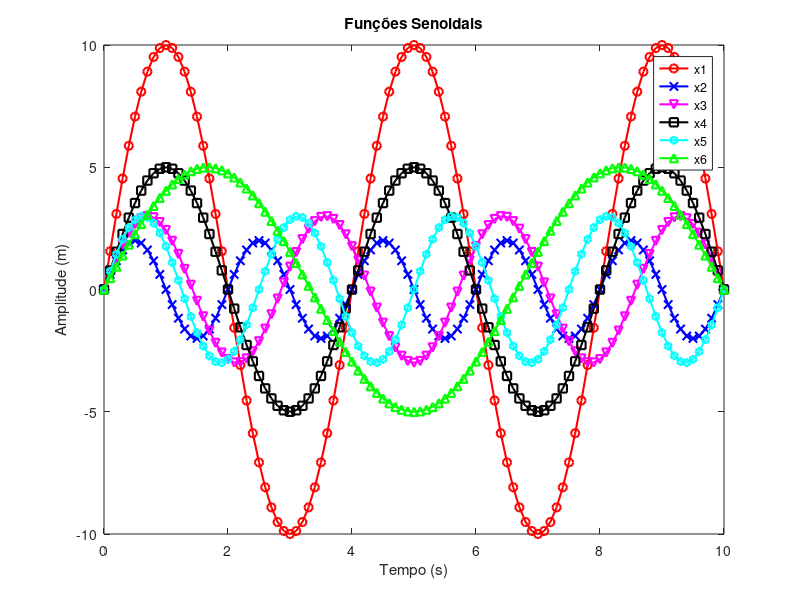

MATLAB code to generate this figure:
clc, clearvars, close all;

% Mudar a cor da legenda utilizando o For

t = 0:0.1:10;
x(1,:) = 10*sin(0.5*pi.*t);
x(2,:) = 2*sin(1*pi.*t);
x(3,:) = 3*sin(0.7*pi.*t);
x(4,:) = 5*sin(0.5*pi.*t);
x(5,:) = 3*sin(0.8*pi.*t);
x(6,:) = 5*sin(0.3*pi.*t);

lgd = ['r', 'b', 'm', 'k', 'c', 'g'];
lgdm = ['o', 'x', 'v', 's', 'h', '^'];

figure
for i=1:1:size(x,1)
    plot(t, x(i,:),['-', lgd(i), lgdm(i)], 'linewidth', 1.5); hold on    
end

legend('x1', 'x2', 'x3', 'x4', 'x5', 'x6');
xlabel('Tempo (s)');
ylabel('Amplitude (m)');
title('Funções Senoidais');